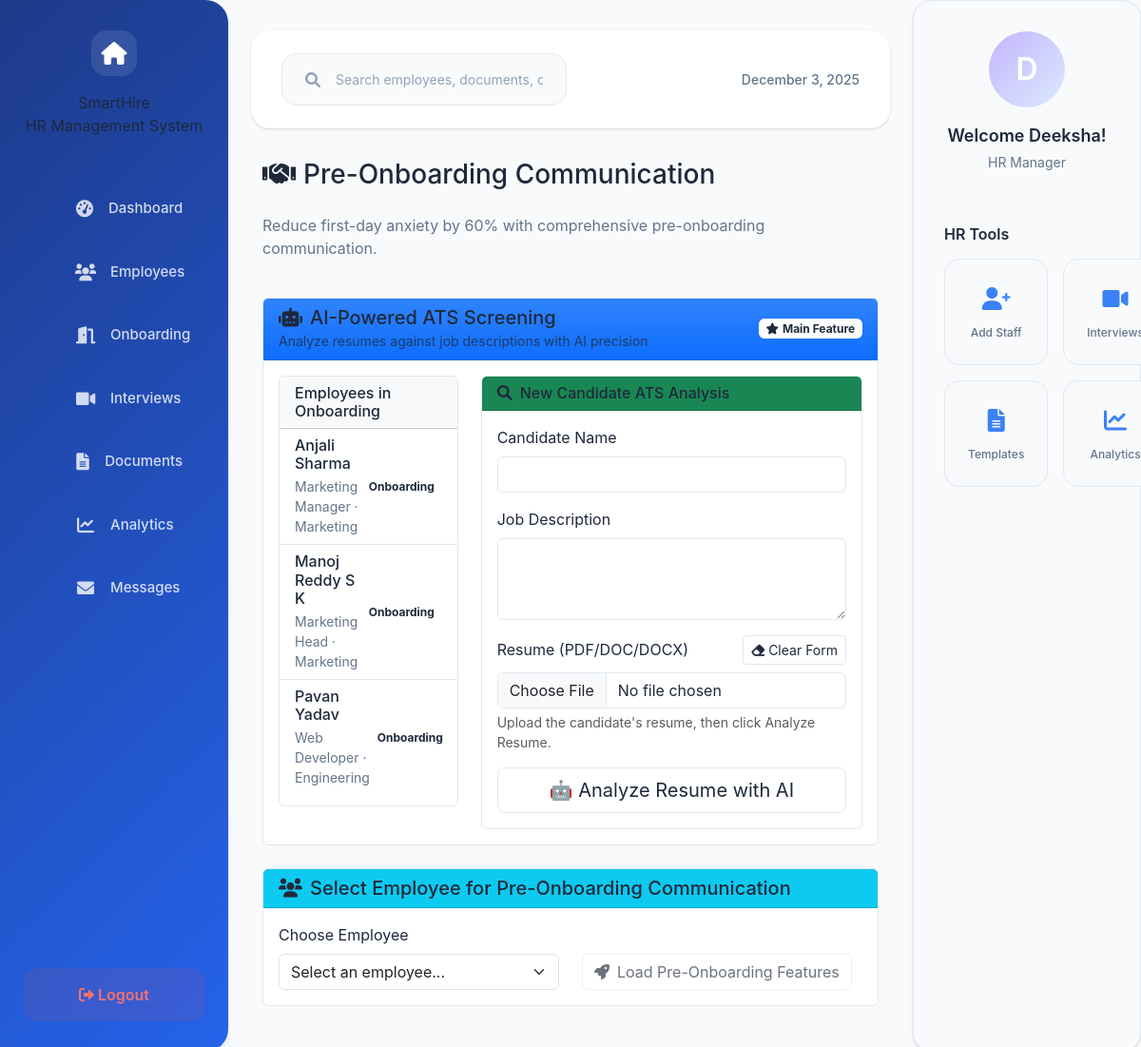
Screenshot of /pre-onboarding (signed in) with the database file from the repository.
### app.py (models this page shows, shortened)
class User(db.Model):
    id = db.Column(db.Integer, primary_key=True)
    username = db.Column(db.String(80), unique=True, nullable=False)
    email = db.Column(db.String(120), unique=True, nullable=False)
    password = db.Column(db.String(255), nullable=False)
    full_name = db.Column(db.String(100), nullable=False)
    phone = db.Column(db.String(20), nullable=False)
    role = db.Column(db.String(20), nullable=False)
    department = db.Column(db.String(50), nullable=True)
    created_at = db.Column(db.DateTime, default=datetime.utcnow)
    last_login = db.Column(db.DateTime, nullable=True)
    is_active = db.Column(db.Boolean, default=True)
    status = db.Column(db.String(20), default='Active')
    hire_date = db.Column(db.Date, nullable=True)
    position = db.Column(db.String(100), nullable=True)
    manager_id = db.Column(db.Integer, db.ForeignKey('user.id'), nullable=True)
    employee_id = db.Column(db.String(20), nullable=True)
    exit_date = db.Column(db.Date, nullable=True)
    offboarding_start_date = db.Column(db.DateTime, nullable=True)
    reset_token = db.Column(db.String(255), nullable=True)
    reset_token_expires = db.Column(db.DateTime, nullable=True)
    manager = db.relationship('User', remote_side=[id], backref=db.backref('direct_reports', lazy=True))
    skills = db.relationship('EmployeeSkill', backref='employee', lazy=True, cascade='all, delete-orphan')

### app.py (the view)
@app.route('/pre-onboarding')
@login_required('hr')
def pre_onboarding():
    employees = User.query.filter_by(role='employee', status='Onboarding').order_by(User.created_at.desc()).all()
    return render_template('pre-onboarding-enhanced.html', employees=employees)

### templates/pre-onboarding-enhanced.html (shortened to what this page needs)
{% extends "base.html" %}
{% block content %}
<div class="container-fluid">
    <div class="row">
        <div class="col-12 mb-4">
            <h1 class="h3 mb-4">
                <i class="fas fa-handshake me-2"></i>Pre-Onboarding Communication
            </h1>
            <p class="text-muted">Reduce first-day anxiety by 60% with comprehensive pre-onboarding communication.</p>
        </div>
    </div>
    <div class="row mb-4">
        <div class="col-12">
            <div class="card border-primary">
                <div class="card-header bg-gradient bg-primary text-white">
                    <div class="d-flex justify-content-between align-items-center">
                        <div>
                            <h5 class="mb-0">
                                <i class="fas fa-robot me-2"></i>AI-Powered ATS Screening
                            </h5>
                            <small class="opacity-75">Analyze resumes against job descriptions with AI precision</small>
                        </div>
                        <div class="badge bg-light text-primary">
                            <i class="fas fa-star me-1"></i>Main Feature
                        </div>
                    </div>
                </div>
                <div class="card-body">
                    <div class="row">
                        <div class="col-lg-4 mb-4">
                            <div class="card h-100">
                                <div class="card-header bg-light">
                                    <h6 class="mb-0">Employees in Onboarding</h6>
                                </div>
                                <div class="card-body p-0">
                                    <div class="list-group list-group-flush">
                                        {% if employees and employees|length > 0 %}
                                            {% for emp in employees %}
                                            <div class="list-group-item d-flex justify-content-between align-items-center">
                                                <div>
                                                    <h6 class="mb-1">{{ emp.full_name }}</h6>
                                                    <p class="mb-0 small text-muted">
                                                        {{ emp.position or 'Employee' }}
                                                        {% if emp.department %} · {{ emp.department }}{% endif %}
                                                    </p>
                                                </div>
                                                <span class="badge bg-info text-dark">Onboarding</span>
                                            </div>
                                            {% endfor %}
                                        {% else %}
                                            <div class="list-group-item">
                                                <small class="text-muted">No employees currently in onboarding.</small>
                                            </div>
                                        {% endif %}
                                    </div>
                                </div>
                            </div>
                        </div>
                        <div class="col-lg-8">
                            <div class="card">
                                <div class="card-header bg-success text-white">
                                    <h6 class="mb-0">
                                        <i class="fas fa-search me-2"></i>New Candidate ATS Analysis
                                    </h6>
                                </div>
                                <div class="card-body">
                                    <form id="analysisForm">
                                        <div class="mb-3">
                                            <label for="candidateName" class="form-label">Candidate Name</label>
                                            <input type="text" class="form-control" id="candidateName" name="candidateName" autocomplete="name" required>
                                        </div>
                                        <div class="mb-3">
                                            <label for="jobDescription" class="form-label">Job Description</label>
                                            <textarea class="form-control" id="jobDescription" name="jobDescription" autocomplete="off" rows="3" required></textarea>
                                        </div>
                                        <div class="mb-3">
                                            <div class="d-flex justify-content-between align-items-center mb-2">
                                                <label for="resumeFile" class="form-label mb-0">Resume (PDF/DOC/DOCX)</label>
                                                <button type="button" class="btn btn-sm btn-outline-secondary" id="clearForm">
                                                    <i class="fas fa-eraser me-1"></i>Clear Form
                                                </button>
                                            </div>
                                            <input type="file" class="form-control" id="resumeFile" accept=".pdf,.doc,.docx">
                                            <div class="form-text">Upload the candidate's resume, then click Analyze Resume.</div>
                                        </div>
                                        <div class="d-grid">
                                            <button type="button" id="analyzeBtn" class="btn btn-success btn-lg">
                                                <span id="analyzeText">🤖 Analyze Resume with AI</span>
                                            </button>
                                        </div>
                                    </form>
                                </div>
                            </div>
                        </div>
                    </div>
                </div>
            </div>
        </div>
    </div>
    <div class="row mb-4" id="employeeSelectionSection">
        <div class="col-12">
            <div class="card">
                <div class="card-header bg-info text-white">
                    <h5 class="mb-0">
                        <i class="fas fa-users me-2"></i>Select Employee for Pre-Onboarding Communication
                    </h5>
                </div>
                <div class="card-body">
                    <div class="row">
                        <div class="col-md-6">
                            <label for="employeeSelect" class="form-label">Choose Employee</label>
                            <select class="form-select" id="employeeSelect">
                                <option value="">Select an employee...</option>
                            </select>
                        </div>
                        <div class="col-md-6">
                            <div class="d-flex align-items-end h-100">
                                <button class="btn btn-info" id="loadEmployeeData" disabled>
                                    <i class="fas fa-rocket me-2"></i>Load Pre-Onboarding Features
                                </button>
                            </div>
                        </div>
                    </div>
                </div>
            </div>
        </div>
    </div>
</div>
{% endblock %}

### templates/base.html (shortened to what this page needs)
<!DOCTYPE html>
<html lang="en">
<head>
    <link href="https://cdn.jsdelivr.net/npm/bootstrap@5.3.0/dist/css/bootstrap.min.css" rel="stylesheet">
    <link rel="stylesheet" href="https://cdn.jsdelivr.net/npm/bootstrap-icons@1.10.0/font/bootstrap-icons.css">
    <link rel="stylesheet" href="{{ url_for('static', filename='css/style.css') }}">
    <link href="https://cdnjs.cloudflare.com/ajax/libs/font-awesome/6.0.0/css/all.min.css" rel="stylesheet">
</head>
<body>
    <div class="dashboard-container">
        <aside class="sidebar">
            <div class="sidebar-header">
                <div class="sidebar-house-icon">
                    <i class="fas fa-home"></i>
                </div>
                <div class="sidebar-title">SmartHire</div>
                <div class="sidebar-subtitle">HR Management System</div>
            </div>
            <nav class="sidebar-nav">
                <ul class="sidebar-nav">
                    <li class="sidebar-nav-item">
                        <a href="{{ url_for('index') }}" class="sidebar-nav-link {% if request.endpoint == 'index' %}active{% endif %}">
                            <span class="sidebar-nav-icon"><i class="fas fa-tachometer-alt"></i></span>
                            Dashboard
                        </a>
                    </li>
                    <li class="sidebar-nav-item">
                        <a href="{{ url_for('list_employees') }}" class="sidebar-nav-link {% if request.endpoint == 'list_employees' %}active{% endif %}">
                            <span class="sidebar-nav-icon"><i class="fas fa-users"></i></span>
                            Employees
                        </a>
                    </li>
                    <li class="sidebar-nav-item">
                        <a href="{{ url_for('onboarding') }}" class="sidebar-nav-link {% if request.endpoint == 'onboarding' %}active{% endif %}">
                            <span class="sidebar-nav-icon"><i class="fas fa-door-open"></i></span>
                            Onboarding
                        </a>
                    </li>
                    <li class="sidebar-nav-item">
                        <a href="{{ url_for('interview') }}" class="sidebar-nav-link {% if request.endpoint == 'interview' %}active{% endif %}">
                            <span class="sidebar-nav-icon"><i class="fas fa-video"></i></span>
                            Interviews
                        </a>
                    </li>
                    <li class="sidebar-nav-item">
                        <a href="{{ url_for('hr_templates') }}" class="sidebar-nav-link {% if request.endpoint in ['hr_templates', 'add_template', 'edit_template'] %}active{% endif %}">
                            <span class="sidebar-nav-icon"><i class="fas fa-file-alt"></i></span>
                            Documents
                        </a>
                    </li>
                    <li class="sidebar-nav-item">
                        <a href="{{ url_for('mood_analytics') }}" class="sidebar-nav-link {% if request.endpoint == 'mood_analytics' %}active{% endif %}">
                            <span class="sidebar-nav-icon"><i class="fas fa-chart-line"></i></span>
                            Analytics
                        </a>
                    </li>
                    <li class="sidebar-nav-item">
                        <a href="{{ url_for('hr_messages') }}" class="sidebar-nav-link {% if request.endpoint == 'hr_messages' %}active{% endif %}">
                            <span class="sidebar-nav-icon"><i class="fas fa-envelope"></i></span>
                            Messages
                        </a>
                    </li>
                </ul>
            </nav>
            <button class="sidebar-logout" onclick="window.location.href='{{ url_for('logout') }}';">
                <i class="fas fa-sign-out-alt"></i> Logout
            </button>
        </aside>
        <main class="main-content">
            <header class="top-header">
                <div class="search-container">
                    <i class="fas fa-search search-icon"></i>
                    <input type="text" class="search-input" placeholder="Search employees, documents, or actions...">
                </div>
                <div class="date-display" id="currentDate">
                </div>
            </header>
            <div class="page-content">
                {% block content %}{% endblock %}
            </div>
        </main>
        <aside class="right-sidebar">
            <div class="user-profile">
                <div class="user-avatar">
                    {{ user.full_name[0].upper() if user and user.full_name else 'U' }}
                </div>
                <div class="user-greeting">Welcome {{ user.full_name.split(' ')[0] if user and user.full_name else 'User' }}!</div>
                <div class="user-name">{{ 'HR Manager' if session['role'] == 'hr' else 'Employee' }}</div>
            </div>
            {% if session['role'] == 'hr' %}
            <div class="devices-section">
                <h4 class="devices-title">HR Tools</h4>
                <div class="devices-grid">
                    <div class="device-tile" onclick="window.location.href='{{ url_for('add_employee') }}';">
                        <div class="device-icon">
                            <i class="fas fa-user-plus"></i>
                        </div>
                        <div class="device-name">Add Staff</div>
                    </div>
                    <div class="device-tile" onclick="window.location.href='{{ url_for('interview') }}';">
                        <div class="device-icon">
                            <i class="fas fa-video"></i>
                        </div>
                        <div class="device-name">Interviews</div>
                    </div>
                    <div class="device-tile" onclick="window.location.href='{{ url_for('hr_templates') }}';">
                        <div class="device-icon">
                            <i class="fas fa-file-alt"></i>
                        </div>
                        <div class="device-name">Templates</div>
                    </div>
                    <div class="device-tile" onclick="window.location.href='{{ url_for('mood_analytics') }}';">
                        <div class="device-icon">
                            <i class="fas fa-chart-line"></i>
                        </div>
                        <div class="device-name">Analytics</div>
                    </div>
                </div>
            </div>
            {% endif %}
        </aside>
    </div>
</body>
</html>

### rows the page displays
User: full_name "Anjali Sharma", position "Marketing Manager", department "Marketing"
User: full_name "Manoj Reddy S K", position "Marketing Head", department "Marketing"
User: full_name "Pavan Yadav", position "Web Developer", department "Engineering"
User: full_name "D", full_name "Deeksha"

### other values shown
{{ 'HR Manager' if session['role'] == 'hr' else 'Employee' }} "HR Manager"
